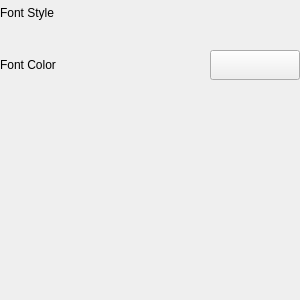
<?xml version="1.0" encoding="UTF-8"?>
<ui version="4.0">
 <class>C_GiSyTextElementWidget</class>
 <widget class="QWidget" name="C_GiSyTextElementWidget">
  <property name="geometry">
   <rect>
    <x>0</x>
    <y>0</y>
    <width>300</width>
    <height>300</height>
   </rect>
  </property>
  <property name="sizePolicy">
   <sizepolicy hsizetype="Fixed" vsizetype="Preferred">
    <horstretch>0</horstretch>
    <verstretch>0</verstretch>
   </sizepolicy>
  </property>
  <property name="minimumSize">
   <size>
    <width>300</width>
    <height>0</height>
   </size>
  </property>
  <property name="maximumSize">
   <size>
    <width>300</width>
    <height>16777215</height>
   </size>
  </property>
  <property name="windowTitle">
   <string>Form</string>
  </property>
  <layout class="QGridLayout" name="gridLayout">
   <property name="leftMargin">
    <number>0</number>
   </property>
   <property name="topMargin">
    <number>0</number>
   </property>
   <property name="rightMargin">
    <number>0</number>
   </property>
   <property name="bottomMargin">
    <number>0</number>
   </property>
   <item row="0" column="0">
    <layout class="QVBoxLayout" name="pc_VerticalLayout" stretch="0,0,1">
     <property name="spacing">
      <number>20</number>
     </property>
     <item>
      <layout class="QHBoxLayout" name="pc_HorizontalLayout3" stretch="0,1,0,0">
       <property name="sizeConstraint">
        <enum>QLayout::SetDefaultConstraint</enum>
       </property>
       <item>
        <layout class="QVBoxLayout" name="verticalLayout_2">
         <property name="topMargin">
          <number>6</number>
         </property>
         <item>
          <widget class="stw::opensyde_gui_elements::C_OgeLabGroupItem" name="pc_LabelFontStyle">
           <property name="text">
            <string>Font Style</string>
           </property>
          </widget>
         </item>
         <item>
          <spacer name="verticalSpacer">
           <property name="orientation">
            <enum>Qt::Vertical</enum>
           </property>
           <property name="sizeHint" stdset="0">
            <size>
             <width>20</width>
             <height>10</height>
            </size>
           </property>
          </spacer>
         </item>
        </layout>
       </item>
       <item>
        <spacer name="pc_HorizontalSpacer3">
         <property name="orientation">
          <enum>Qt::Horizontal</enum>
         </property>
         <property name="sizeHint" stdset="0">
          <size>
           <width>40</width>
           <height>20</height>
          </size>
         </property>
        </spacer>
       </item>
       <item>
        <widget class="stw::opensyde_gui_elements::C_OgeWiFontConfig" name="pc_WidgetFont" native="true"/>
       </item>
       <item>
        <layout class="QVBoxLayout" name="verticalLayout"/>
       </item>
      </layout>
     </item>
     <item>
      <layout class="QHBoxLayout" name="pc_HorizontalLayout" stretch="0,1,0">
       <item>
        <widget class="stw::opensyde_gui_elements::C_OgeLabGroupItem" name="pc_LabelFontColor">
         <property name="text">
          <string>Font Color</string>
         </property>
        </widget>
       </item>
       <item>
        <spacer name="pc_HorizontalSpacer4">
         <property name="orientation">
          <enum>Qt::Horizontal</enum>
         </property>
         <property name="sizeHint" stdset="0">
          <size>
           <width>40</width>
           <height>20</height>
          </size>
         </property>
        </spacer>
       </item>
       <item>
        <widget class="stw::opensyde_gui_elements::C_OgePubColorOnly" name="pc_BushButtonFontColor">
         <property name="sizePolicy">
          <sizepolicy hsizetype="Fixed" vsizetype="Fixed">
           <horstretch>0</horstretch>
           <verstretch>0</verstretch>
          </sizepolicy>
         </property>
         <property name="minimumSize">
          <size>
           <width>90</width>
           <height>30</height>
          </size>
         </property>
         <property name="maximumSize">
          <size>
           <width>90</width>
           <height>30</height>
          </size>
         </property>
         <property name="text">
          <string/>
         </property>
        </widget>
       </item>
      </layout>
     </item>
     <item>
      <spacer name="pc_VerticalSpacer">
       <property name="orientation">
        <enum>Qt::Vertical</enum>
       </property>
       <property name="sizeHint" stdset="0">
        <size>
         <width>20</width>
         <height>40</height>
        </size>
       </property>
      </spacer>
     </item>
    </layout>
   </item>
  </layout>
 </widget>
 <customwidgets>
  <customwidget>
   <class>stw::opensyde_gui_elements::C_OgeLabGroupItem</class>
   <extends>QLabel</extends>
   <header>C_OgeLabGroupItem.hpp</header>
  </customwidget>
  <customwidget>
   <class>stw::opensyde_gui_elements::C_OgePubColorOnly</class>
   <extends>QPushButton</extends>
   <header>C_OgePubColorOnly.hpp</header>
  </customwidget>
  <customwidget>
   <class>stw::opensyde_gui_elements::C_OgeWiFontConfig</class>
   <extends>QWidget</extends>
   <header>C_OgeWiFontConfig.hpp</header>
   <container>1</container>
  </customwidget>
 </customwidgets>
 <resources/>
 <connections/>
</ui>
